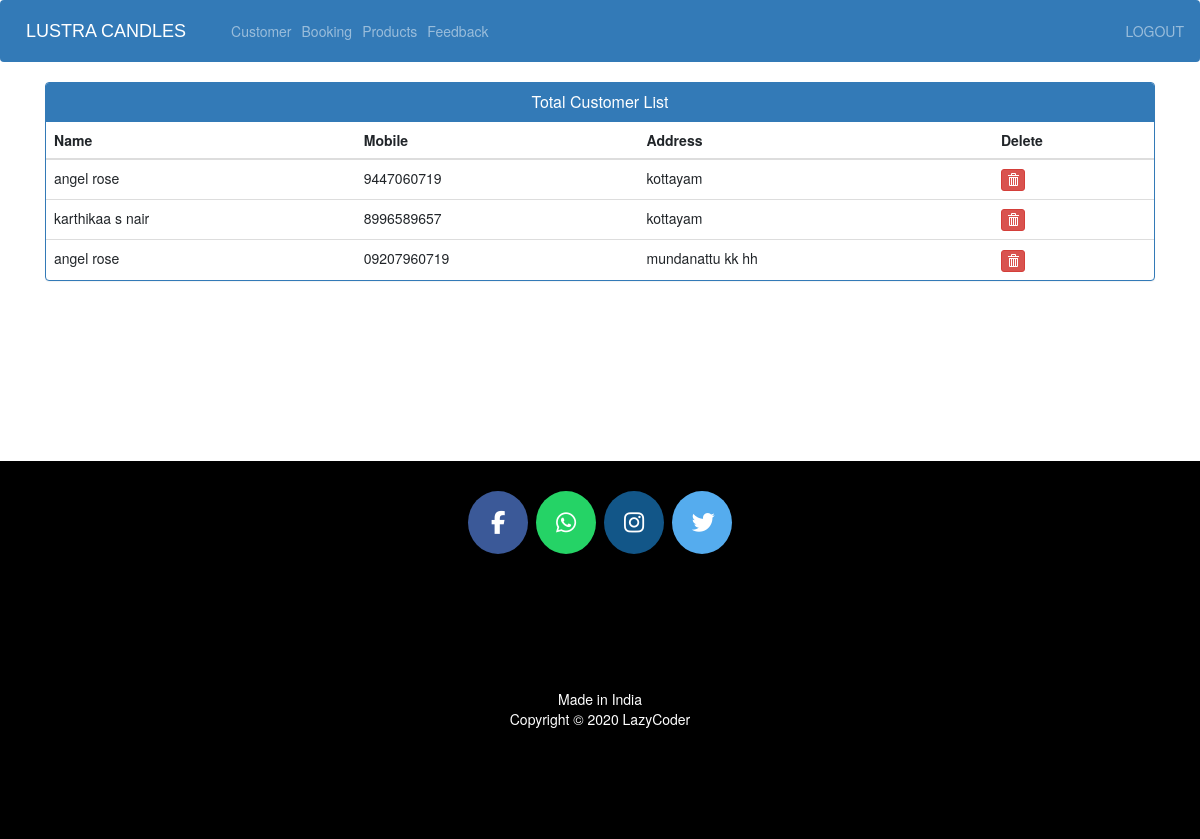
The page /view-customer (signed in) on the database its author committed.
### ecom/models.py (models this page shows, shortened)
class Customer(models.Model):
    user=models.OneToOneField(User,on_delete=models.CASCADE)
    profile_pic= models.ImageField(upload_to='profile_pic/CustomerProfilePic/',null=True,blank=True)
    address = models.CharField(max_length=40)
    mobile = models.CharField(max_length=20,null=False)
    @property
    def get_name(self):
        return self.user.first_name+" "+self.user.last_name

### ecom/views.py (the view)
# urls.py: path('view-customer', views.view_customer_view,name='view-customer'),
@login_required(login_url='adminlogin')
def view_customer_view(request):
    customers=models.Customer.objects.all()
    return render(request,'ecom/view_customer.html',{'customers':customers})

### templates/ecom/view_customer.html (shortened to what this page needs)
{% extends 'ecom/admin_base.html' %}
{% load static %}
{% block content %}
<head>
  <link href="//netdna.bootstrapcdn.com/bootstrap/3.0.0/css/bootstrap.min.css" rel="stylesheet" id="bootstrap-css">
</head>
<div class="container">
  <div class="panel panel-primary">
    <div class="panel-heading">
      <h6 class="panel-title">Total Customer List</h6>
    </div>
    <table class="table table-hover" id="dev-table">
      <thead>
        <tr>
          <th>Name</th>
          <th>Mobile</th>
          <th>Address</th>
          <th>Delete</th>
        </tr>
      </thead>
      {% for c in customers %}
      <tr>
        <td> {{c.get_name}}</td>
        <td>{{c.mobile}}</td>
        <td>{{c.address}}</td>
        <td><a class="btn btn-danger btn-xs" href="{% url 'delete-customer' c.id  %}"><span class="glyphicon glyphicon-trash"></span></a></td>
      </tr>
      {% endfor %}
    </table>
  </div>
</div>
{% endblock content %}

### templates/ecom/view_customer.html (style rules this page uses)
a:link { text-decoration: none; }
h6 { text-align: center; }

### rows shown on the page
Customer: get_name "angel rose", mobile "9447060719", address "kottayam"
Customer: get_name "karthikaa s nair", mobile "8996589657", address "kottayam"
Customer: get_name "angel rose", mobile "09207960719", address "mundanattu kk hh"
